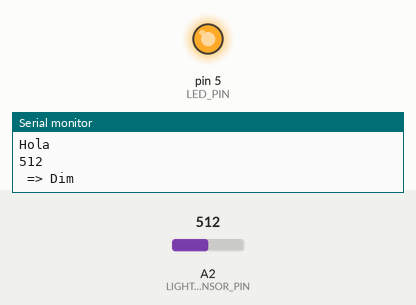
Bench run of a sketch on a simulated Arduino Uno, built with avr-gcc and run on an emulated ATmega328P. On the bench: output pins drawn as LEDs (lit = HIGH), the last lines printed to the serial monitor. Inputs (shaded band) come from the test bench; at power-on: A2 (LIGHT_SENSOR_PIN) = 512.

Above: at 2.2 s.
2.3 s: A2 (LIGHT_SENSOR_PIN) set to 782
5.0 s: A2 (LIGHT_SENSOR_PIN) set to 815
At 5.7 s:
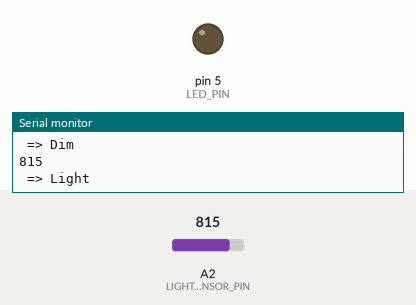
8.5 s: A2 (LIGHT_SENSOR_PIN) set to 790
At 10.0 s:
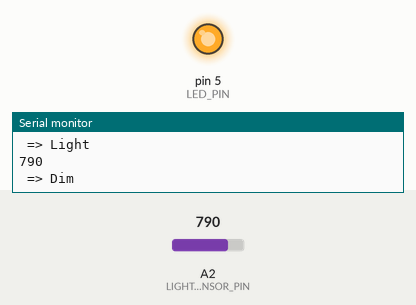
11.2 s: A2 (LIGHT_SENSOR_PIN) set to 810
At 14.3 s:
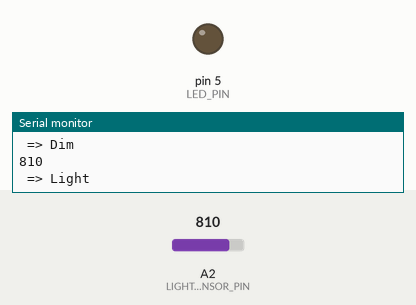
Timing chart, 0 to 15.5 s (numbered marks = the images above; inputs shaded):
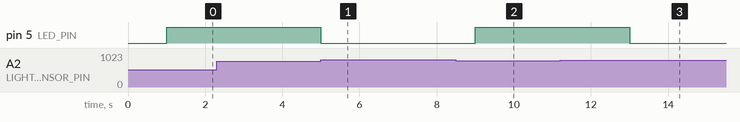

Measured:
- the behaviour switches between 799 and 800 on A2 (LIGHT_SENSOR_PIN) (found by bisection; images 0 and 1)
- after the input at 5.0 s, pin 5 (LED_PIN): HIGH → LOW at once
- after the input at 8.5 s, pin 5 (LED_PIN): LOW → HIGH after 0.50 s
- after the input at 11.2 s, pin 5 (LED_PIN): HIGH → LOW after 1.8 s

The sketch:

Fotosensor.ino
```cpp
#define LIGHT_SENSOR_PIN 2
#define LED_PIN 5

void setup()
{
    Serial.begin(9600);
    Serial.println("Hola");
    pinMode(LED_PIN, OUTPUT);
    delay(1000);
}

void loop()
{
    int Light;

    Light = analogRead(LIGHT_SENSOR_PIN);

    Serial.println(Light);

    if (Light < 40)
    {
        Serial.println(" => Dark");
        digitalWrite(LED_PIN, HIGH);
    }
    else if (Light < 800)
    {
        Serial.println(" => Dim");
        digitalWrite(LED_PIN, HIGH);
    }
    else if (Light < 2000)
    {
        Serial.println(" => Light");
        digitalWrite(LED_PIN, LOW);
    }
    else if (Light < 3200)
    {
        Serial.println(" => Bright");
        digitalWrite(LED_PIN, LOW);
    }
    else
    {
        Serial.println(" => Very bright");
        digitalWrite(LED_PIN, LOW);
    }

    delay(2000);
}
```
